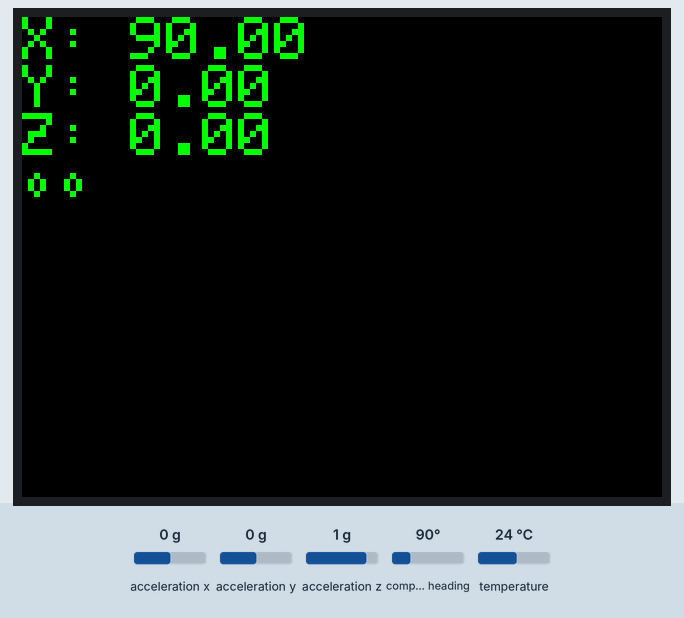
Bench run of a sketch on a simulated ESP32. On the bench: 320×240 colour display. Inputs (shaded band) come from the test bench; at power-on: acceleration x 0 g, acceleration y 0 g, acceleration z 1 g, compass heading 90°, temperature 24 °C. Nothing arrives over Bluetooth unless stated; a phone connects over Bluetooth LE 3 s after start; what the sketch prints to the serial monitor is not drawn.

Above: at 1.4 s.
1.5 s: acceleration x set to -1.4 g
At 2.5 s:
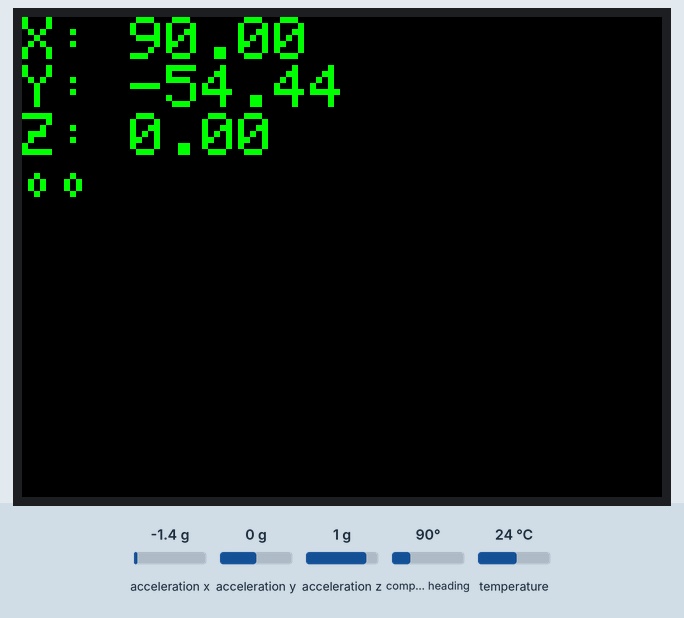
3.0 s: acceleration y set to -1.4 g
At 4.2 s:
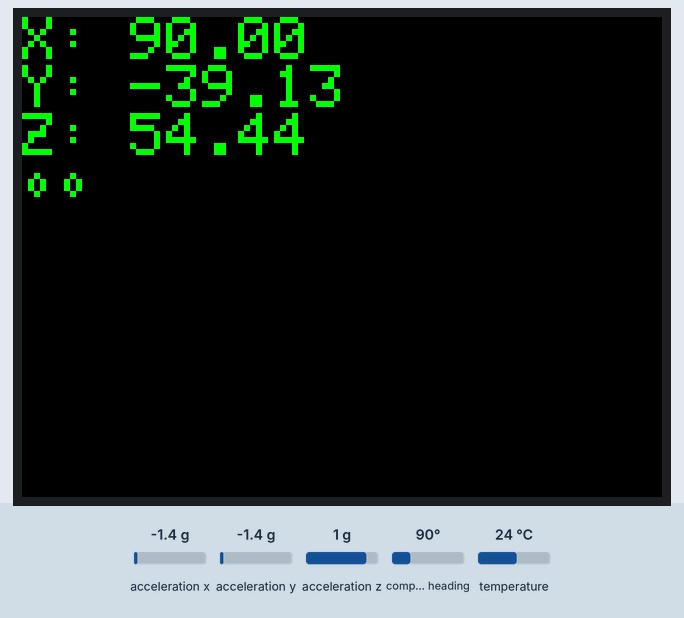
4.5 s: acceleration z set to -1.4 g
At 5.7 s:
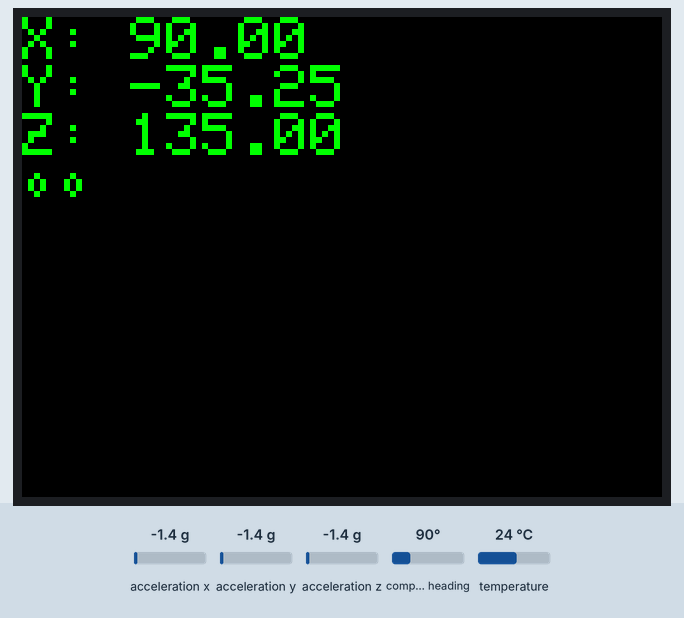
6.0 s: compass heading set to 7°
At 6.9 s:
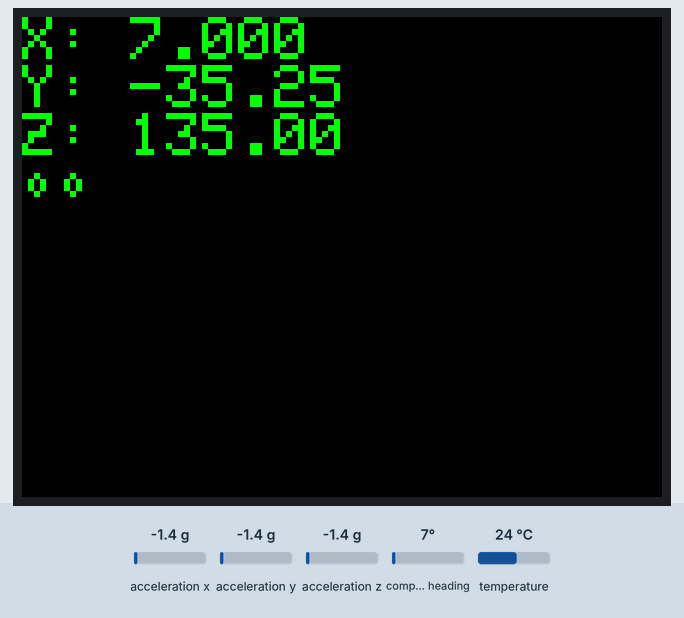
7.6 s: acceleration x set to -0.8 g
At 7.9 s:
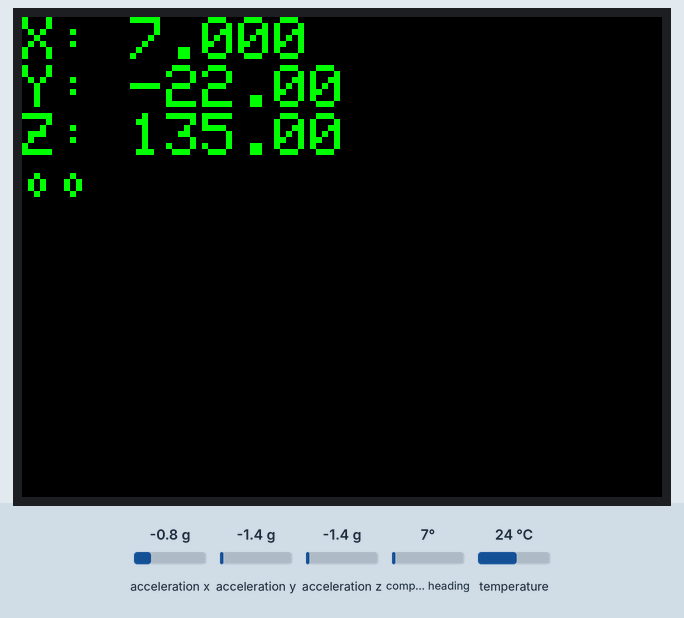
Timing chart, 0 to 10.1 s (numbered marks = the images above; inputs shaded):
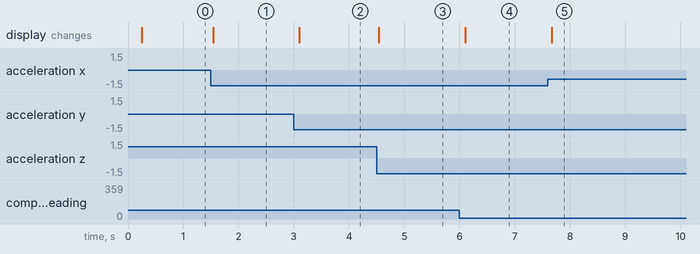

Measured:
- after the input at 1.5 s, the display: changes after 0.05 s (image 1)
- after the input at 3.0 s, the display: changes after 0.10 s (image 2)
- after the input at 4.5 s, the display: changes at once (image 3)
- after the input at 6.0 s, the display: changes after 0.11 s (image 4)
- after the input at 7.6 s, the display: changes after 0.07 s (image 5)

The sketch:

m5stack_BLE_BMO055.ino
```cpp
#include <BLEDevice.h>
#include <BLEServer.h>
#include <BLEUtils.h>
#include <BLE2902.h>

#include <Wire.h>
#include <Adafruit_Sensor.h>
#include <Adafruit_BNO055.h>
#include <utility/imumaths.h>

#include <M5Stack.h>

#define BNO055_SAMPLERATE_DELAY_MS (100)

Adafruit_BNO055 bno = Adafruit_BNO055();

BLECharacteristic *pCharacteristic;
bool deviceConnected = false;
uint8_t value = 0;

uint8_t pitchData[2];
uint16_t pitchValue;
uint8_t rollData[2];
uint16_t rollValue;
uint8_t yawData[2];
uint16_t yawValue;
uint8_t allData[6];

#define SERVICE_UUID        "4fafc201-1fb5-459e-8fcc-c5c9c331914b"
#define CHARACTERISTIC_UUID "beb5483e-36e1-4688-b7f5-ea07361b26a8"

class MyServerCallbacks: public BLEServerCallbacks {
    void onConnect(BLEServer* pServer) {
      deviceConnected = true;
    };

    void onDisconnect(BLEServer* pServer) {
      deviceConnected = false;
    }
};


void setup()
{
  M5.begin();
  Wire.begin();

  if (!bno.begin())
  {
    /* There was a problem detecting the BNO055 ... check your connections */
    Serial.print("Ooops, no BNO055 detected ... Check your wiring or I2C ADDR!");
    while (1);
  }
  int8_t temp = bno.getTemp();
  Serial.print("Current Temperature: ");
  Serial.print(temp);
  Serial.println(" C");
  Serial.println("");
  bno.setExtCrystalUse(true);
  Serial.println("Calibration status values: 0=uncalibrated, 3=fully calibrated");


  M5.Lcd.setTextSize(1);
  M5.Lcd.setTextColor(GREEN , BLACK);
  M5.Lcd.fillScreen(BLACK);
  BLEDevice::init("MyESP32");
  BLEServer *pServer = BLEDevice::createServer();
  pServer->setCallbacks(new MyServerCallbacks());

  // Create the BLE Service
  BLEService *pService = pServer->createService(SERVICE_UUID);

  // Create a BLE Characteristic
  pCharacteristic = pService->createCharacteristic(
                      CHARACTERISTIC_UUID,
                      BLECharacteristic::PROPERTY_READ   |
                      BLECharacteristic::PROPERTY_WRITE  |
                      BLECharacteristic::PROPERTY_NOTIFY |
                      BLECharacteristic::PROPERTY_INDICATE
                    );

  // https://www.bluetooth.com/specifications/gatt/viewer?attributeXmlFile=org.bluetooth.descriptor.gatt.client_characteristic_configuration.xml
  // Create a BLE Descriptor
  pCharacteristic->addDescriptor(new BLE2902());

  // Start the service
  pService->start();

  // Start advertising
  pServer->getAdvertising()->start();
  Serial.println("Waiting a client connection to notify...");
}

void loop() {
  imu::Vector<3> euler = bno.getVector(Adafruit_BNO055::VECTOR_EULER);

  /* Display the floating point data */
  Serial.print("X: ");
  Serial.print(euler.x());
  Serial.print(" Y: ");
  Serial.print(euler.y());
  Serial.print(" Z: ");
  Serial.print(euler.z());
  Serial.println("\t\t");

  M5.Lcd.setTextColor(GREEN , BLACK);
  M5.Lcd.setTextSize(3);
  M5.Lcd.setCursor(0, 0);
  M5.Lcd.print("X: ");
  M5.Lcd.println(euler.x());
  M5.Lcd.print("Y: ");
  M5.Lcd.println(euler.y());
  M5.Lcd.print("Z: ");
  M5.Lcd.println(euler.z());
  M5.Lcd.println("\t\t");
  /*
    // Quaternion data
    imu::Quaternion quat = bno.getQuat();
    Serial.print("qW: ");
    Serial.print(quat.w(), 4);
    Serial.print(" qX: ");
    Serial.print(quat.y(), 4);
    Serial.print(" qY: ");
    Serial.print(quat.x(), 4);
    Serial.print(" qZ: ");
    Serial.print(quat.z(), 4);
    Serial.print("\t\t");
  */

  /* Display calibration status for each sensor. */
  uint8_t system, gyro, accel, mag = 0;
  bno.getCalibration(&system, &gyro, &accel, &mag);

  pitchValue = (uint16_t)(euler.x() * 100);
  rollValue = (uint16_t)(euler.y() * 100);
  yawValue = (uint16_t)(euler.z() * 100);
  pitchData[0] = pitchValue >> 8;
  pitchData[1] = pitchValue;
  rollData[0] = rollValue >> 8;
  rollData[1] = rollValue;
  yawData[0] = yawValue >> 8;
  yawData[1] = yawValue;
  allData[0] = pitchData[0];
  allData[1] = pitchData[1];
  allData[2] = rollData[0];
  allData[3] = rollData[1];
  allData[4] = yawData[0];
  allData[5] = yawData[1];

  if (deviceConnected) {
    Serial.printf("*** NOTIFY: %d ***\n", value);
    pCharacteristic->setValue(allData, 6);
    pCharacteristic->notify();
    //pCharacteristic->indicate();
    value++;
    //    c++;
  }
  delay(100);
}
```
